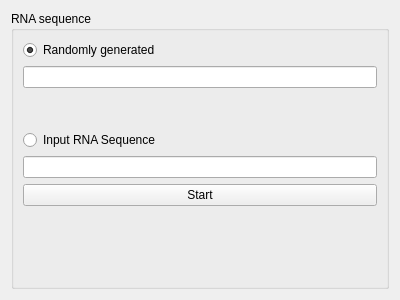
<?xml version="1.0" encoding="UTF-8"?>
<ui version="4.0">
 <class>NussinovOptions</class>
 <widget class="QWidget" name="NussinovOptions">
  <property name="geometry">
   <rect>
    <x>0</x>
    <y>0</y>
    <width>400</width>
    <height>300</height>
   </rect>
  </property>
  <property name="windowTitle">
   <string>Form</string>
  </property>
  <layout class="QVBoxLayout" name="verticalLayout">
   <item>
    <widget class="QGroupBox" name="rnaBox">
     <property name="title">
      <string>RNA sequence</string>
     </property>
     <layout class="QVBoxLayout" name="verticalLayout_2">
      <item>
       <widget class="QRadioButton" name="randomSequenceButton">
        <property name="text">
         <string>Randomly generated</string>
        </property>
        <property name="checked">
         <bool>true</bool>
        </property>
       </widget>
      </item>
      <item>
       <widget class="QLineEdit" name="randomSequenceLength"/>
      </item>
      <item>
       <spacer name="verticalSpacer">
        <property name="orientation">
         <enum>Qt::Vertical</enum>
        </property>
        <property name="sizeHint" stdset="0">
         <size>
          <width>20</width>
          <height>40</height>
         </size>
        </property>
       </spacer>
      </item>
      <item>
       <widget class="QRadioButton" name="inputSequenceButton">
        <property name="text">
         <string>Input RNA Sequence</string>
        </property>
        <property name="checked">
         <bool>false</bool>
        </property>
       </widget>
      </item>
      <item>
       <widget class="QLineEdit" name="rnaSequenceInput"/>
      </item>
      <item>
       <widget class="QPushButton" name="startButton">
        <property name="text">
         <string>Start</string>
        </property>
       </widget>
      </item>
      <item>
       <spacer name="verticalSpacer_2">
        <property name="orientation">
         <enum>Qt::Vertical</enum>
        </property>
        <property name="sizeHint" stdset="0">
         <size>
          <width>20</width>
          <height>40</height>
         </size>
        </property>
       </spacer>
      </item>
      <item>
       <spacer name="verticalSpacer_3">
        <property name="orientation">
         <enum>Qt::Vertical</enum>
        </property>
        <property name="sizeHint" stdset="0">
         <size>
          <width>20</width>
          <height>40</height>
         </size>
        </property>
       </spacer>
      </item>
     </layout>
    </widget>
   </item>
  </layout>
 </widget>
 <resources/>
 <connections/>
</ui>
